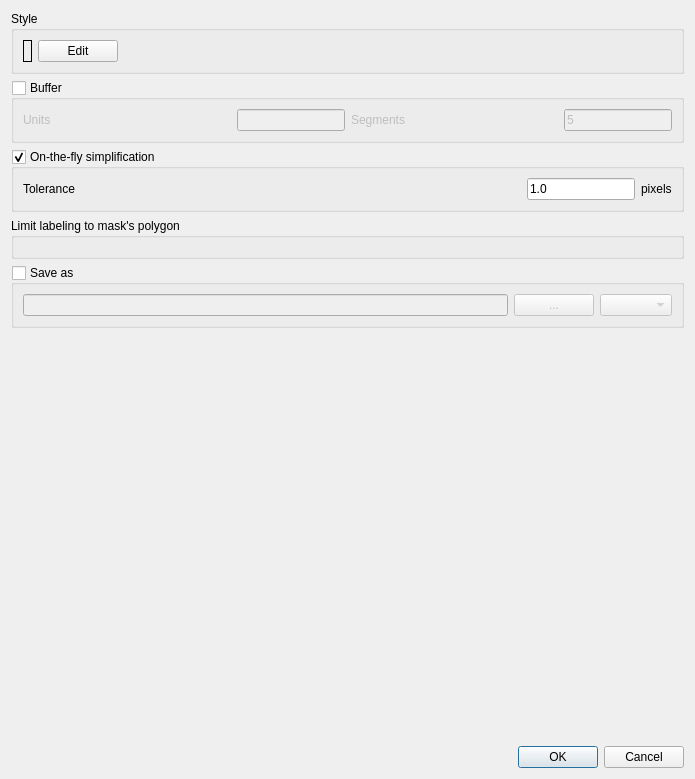
<?xml version="1.0" encoding="UTF-8"?>
<ui version="4.0">
 <class>MainDialog</class>
 <widget class="QDialog" name="MainDialog">
  <property name="geometry">
   <rect>
    <x>0</x>
    <y>0</y>
    <width>695</width>
    <height>779</height>
   </rect>
  </property>
  <property name="windowTitle">
   <string>Define a mask</string>
  </property>
  <layout class="QVBoxLayout" name="verticalLayout_4">
   <item>
    <widget class="QGroupBox" name="groupBox">
     <property name="title">
      <string>Style</string>
     </property>
     <property name="flat">
      <bool>false</bool>
     </property>
     <property name="checkable">
      <bool>false</bool>
     </property>
     <layout class="QHBoxLayout" name="horizontalLayout_4">
      <item>
       <widget class="QLabel" name="stylePreview">
        <property name="sizePolicy">
         <sizepolicy hsizetype="Minimum" vsizetype="Minimum">
          <horstretch>0</horstretch>
          <verstretch>0</verstretch>
         </sizepolicy>
        </property>
        <property name="frameShape">
         <enum>QFrame::Box</enum>
        </property>
        <property name="lineWidth">
         <number>1</number>
        </property>
        <property name="midLineWidth">
         <number>0</number>
        </property>
        <property name="text">
         <string/>
        </property>
       </widget>
      </item>
      <item>
       <widget class="QPushButton" name="editStyleBtn">
        <property name="text">
         <string>Edit</string>
        </property>
       </widget>
      </item>
      <item>
       <spacer name="horizontalSpacer_2">
        <property name="orientation">
         <enum>Qt::Horizontal</enum>
        </property>
        <property name="sizeHint" stdset="0">
         <size>
          <width>40</width>
          <height>20</height>
         </size>
        </property>
       </spacer>
      </item>
     </layout>
    </widget>
   </item>
   <item>
    <widget class="QGroupBox" name="bufferGroup">
     <property name="title">
      <string>Buffer</string>
     </property>
     <property name="flat">
      <bool>false</bool>
     </property>
     <property name="checkable">
      <bool>true</bool>
     </property>
     <property name="checked">
      <bool>false</bool>
     </property>
     <layout class="QVBoxLayout" name="verticalLayout_2">
      <item>
       <layout class="QHBoxLayout" name="horizontalLayout_3">
        <item>
         <widget class="QLabel" name="label_2">
          <property name="sizePolicy">
           <sizepolicy hsizetype="Expanding" vsizetype="Preferred">
            <horstretch>0</horstretch>
            <verstretch>0</verstretch>
           </sizepolicy>
          </property>
          <property name="text">
           <string>Units</string>
          </property>
         </widget>
        </item>
        <item>
         <widget class="QLineEdit" name="bufferUnits">
          <property name="sizePolicy">
           <sizepolicy hsizetype="Minimum" vsizetype="Fixed">
            <horstretch>0</horstretch>
            <verstretch>0</verstretch>
           </sizepolicy>
          </property>
         </widget>
        </item>
        <item>
         <widget class="QLabel" name="label_4">
          <property name="sizePolicy">
           <sizepolicy hsizetype="Expanding" vsizetype="Preferred">
            <horstretch>0</horstretch>
            <verstretch>0</verstretch>
           </sizepolicy>
          </property>
          <property name="text">
           <string>Segments</string>
          </property>
         </widget>
        </item>
        <item>
         <widget class="QLineEdit" name="bufferSegments">
          <property name="sizePolicy">
           <sizepolicy hsizetype="Minimum" vsizetype="Fixed">
            <horstretch>0</horstretch>
            <verstretch>0</verstretch>
           </sizepolicy>
          </property>
          <property name="text">
           <string>5</string>
          </property>
         </widget>
        </item>
       </layout>
      </item>
     </layout>
    </widget>
   </item>
   <item>
    <widget class="QGroupBox" name="simplifyGroup">
     <property name="title">
      <string>On-the-fly simplification</string>
     </property>
     <property name="checkable">
      <bool>true</bool>
     </property>
     <property name="checked">
      <bool>true</bool>
     </property>
     <layout class="QVBoxLayout" name="verticalLayout_5">
      <item>
       <layout class="QHBoxLayout" name="horizontalLayout_5">
        <item>
         <widget class="QLabel" name="label_5">
          <property name="sizePolicy">
           <sizepolicy hsizetype="Expanding" vsizetype="Preferred">
            <horstretch>0</horstretch>
            <verstretch>0</verstretch>
           </sizepolicy>
          </property>
          <property name="text">
           <string>Tolerance</string>
          </property>
         </widget>
        </item>
        <item>
         <widget class="QLineEdit" name="simplifyTolerance">
          <property name="sizePolicy">
           <sizepolicy hsizetype="Minimum" vsizetype="Fixed">
            <horstretch>0</horstretch>
            <verstretch>0</verstretch>
           </sizepolicy>
          </property>
          <property name="text">
           <string>1.0</string>
          </property>
         </widget>
        </item>
        <item>
         <widget class="QLabel" name="label_3">
          <property name="text">
           <string>pixels</string>
          </property>
         </widget>
        </item>
       </layout>
      </item>
     </layout>
    </widget>
   </item>
   <item>
    <widget class="QGroupBox" name="labelingGroup">
     <property name="title">
      <string>Limit labeling to mask's polygon</string>
     </property>
     <property name="checkable">
      <bool>false</bool>
     </property>
     <property name="checked">
      <bool>false</bool>
     </property>
     <layout class="QVBoxLayout" name="labelingLayout"/>
    </widget>
   </item>
   <item>
    <widget class="QGroupBox" name="saveLayerGroup">
     <property name="title">
      <string>Save as</string>
     </property>
     <property name="checkable">
      <bool>true</bool>
     </property>
     <property name="checked">
      <bool>false</bool>
     </property>
     <layout class="QVBoxLayout" name="verticalLayout">
      <item>
       <layout class="QHBoxLayout" name="horizontalLayout">
        <item>
         <widget class="QLineEdit" name="filePath"/>
        </item>
        <item>
         <widget class="QPushButton" name="browseBtn">
          <property name="text">
           <string>...</string>
          </property>
         </widget>
        </item>
        <item>
         <widget class="QComboBox" name="formatCombo"/>
        </item>
       </layout>
      </item>
     </layout>
    </widget>
   </item>
   <item>
    <spacer name="verticalSpacer">
     <property name="orientation">
      <enum>Qt::Vertical</enum>
     </property>
     <property name="sizeHint" stdset="0">
      <size>
       <width>20</width>
       <height>0</height>
      </size>
     </property>
    </spacer>
   </item>
   <item>
    <widget class="QDialogButtonBox" name="buttonBox">
     <property name="orientation">
      <enum>Qt::Horizontal</enum>
     </property>
     <property name="standardButtons">
      <set>QDialogButtonBox::Cancel|QDialogButtonBox::Ok</set>
     </property>
    </widget>
   </item>
  </layout>
 </widget>
 <resources/>
 <connections>
  <connection>
   <sender>buttonBox</sender>
   <signal>accepted()</signal>
   <receiver>MainDialog</receiver>
   <slot>accept()</slot>
   <hints>
    <hint type="sourcelabel">
     <x>248</x>
     <y>254</y>
    </hint>
    <hint type="destinationlabel">
     <x>157</x>
     <y>274</y>
    </hint>
   </hints>
  </connection>
  <connection>
   <sender>buttonBox</sender>
   <signal>rejected()</signal>
   <receiver>MainDialog</receiver>
   <slot>reject()</slot>
   <hints>
    <hint type="sourcelabel">
     <x>316</x>
     <y>260</y>
    </hint>
    <hint type="destinationlabel">
     <x>286</x>
     <y>274</y>
    </hint>
   </hints>
  </connection>
 </connections>
</ui>
